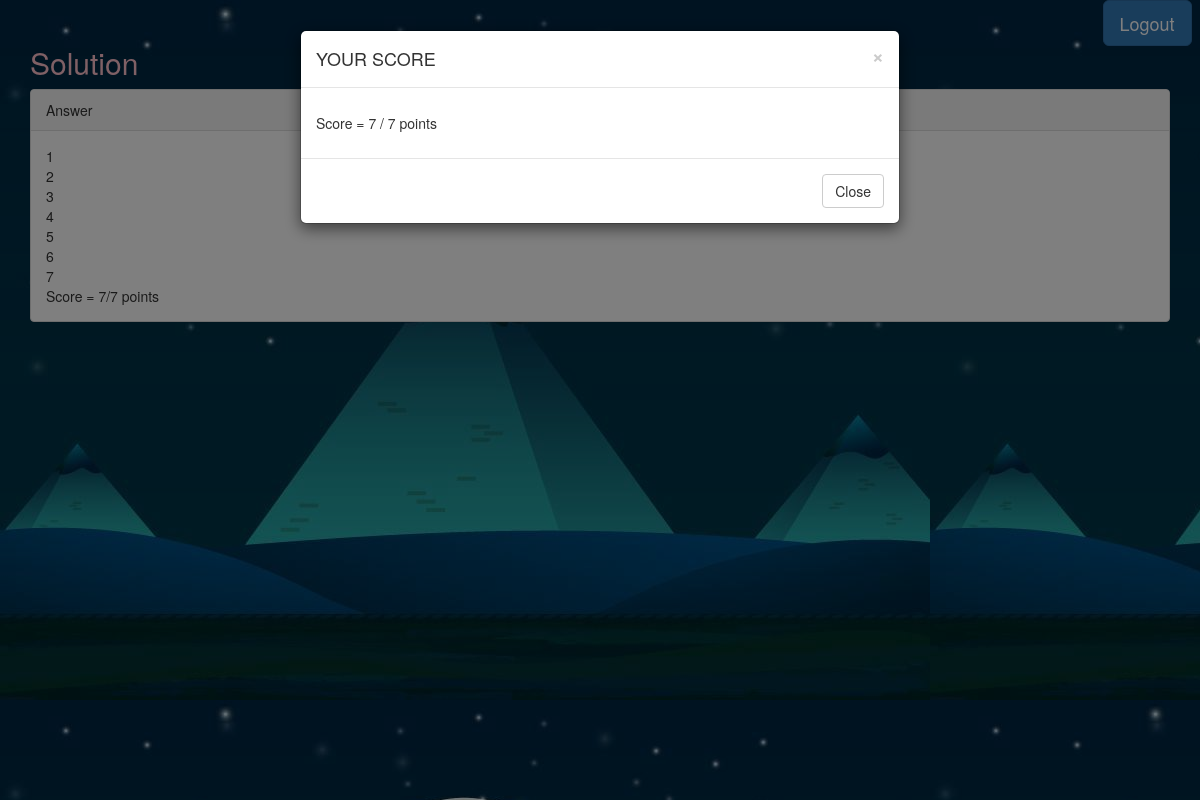
The page /showScore.php on the database as committed earlier.
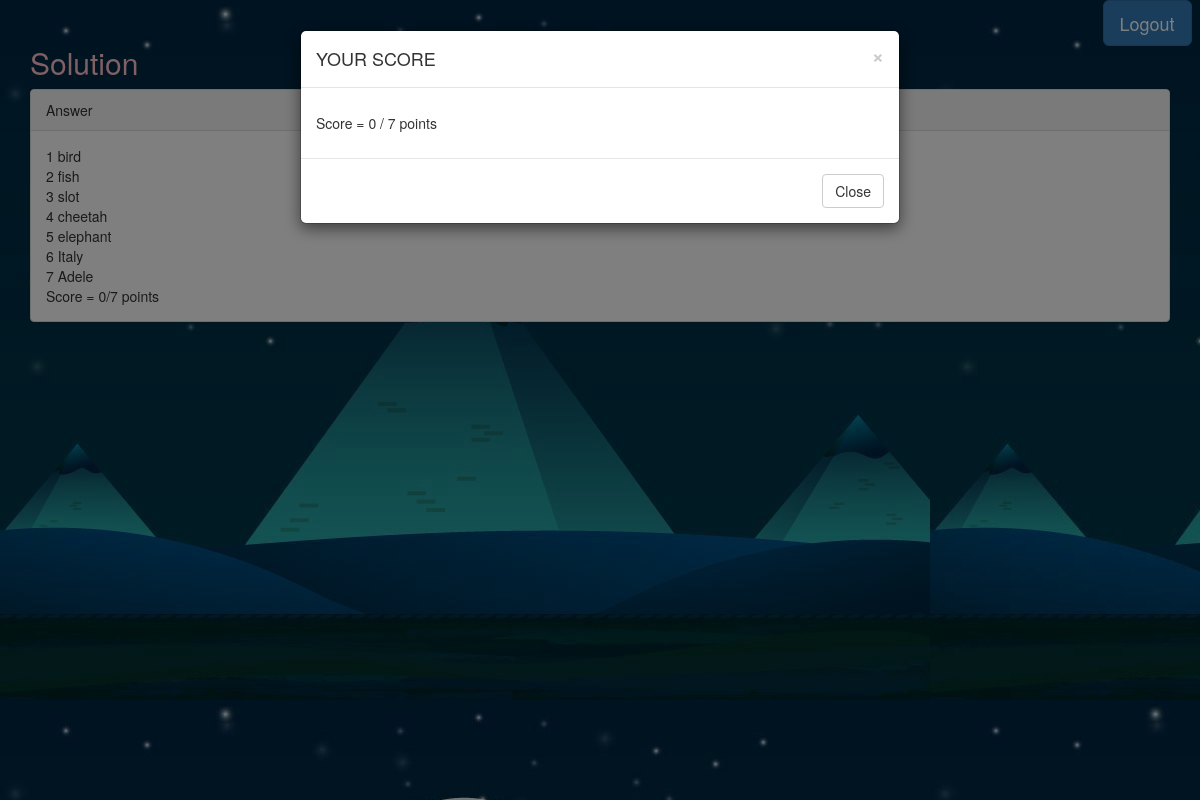
The same page on the database as committed later.
### tables this page shows
CREATE TABLE `Question` (
  `QuestionID` int(20) NOT NULL,
  `Question` varchar(150) NOT NULL,
  `Answer` varchar(50) NOT NULL,
  `TopicID` int(20) NOT NULL,
  `Choice1` varchar(150) DEFAULT NULL,
  `Choice2` varchar(150) DEFAULT NULL,
  `Choice3` varchar(150) DEFAULT NULL,
  `Choice4` varchar(150) DEFAULT NULL
);

### showScore.php (the view, shortened to what this page needs)
<!doctype html>
<html>
	<head>
		<link rel="stylesheet" href="https://maxcdn.bootstrapcdn.com/bootstrap/3.3.7/css/bootstrap.min.css">
	</head>
	<body background="2wall.jpg">
			<div class="container">
			<div class="row">
		<div class="col-sm-1">
			<form action = "logout.php" method = "post">
			<input type = "submit" class="btn btn-lg btn-primary" id = "logout" value = "Logout">
			</form>
			</div>
<?php
	$con = mysqli_connect("127.0.0.1","root","","tuatom");
	$ans = mysqli_query($con,"SELECT Answer FROM Question ORDER BY QuestionID");
	$i = 0;
	$totalCorrect = 0;
	$answer = "";
	$output = "";
	?>
	<?php
	while($i <= 6)
	{
		$row = mysqli_fetch_array($ans);
    	if ($answer[$i] == $row['Answer'])
    		{
    			$totalCorrect++;
    		}
    	else
    	{
    			$totalCorrect = $totalCorrect + 0;
    	}
    	$i++;
    	$output .= $i." ".$row['Answer']."<br>";
    	?>
<?php
	}
		$output .= "Score = ".$totalCorrect."/7 points";
?>
				<div class="container">
  				<h2>Solution</h2>
			  				<div class="panel panel-default">
    				<div class="panel-heading">Answer</div>
   						 <div class="panel-body"><?php echo $output;?></div>
  				</div>
			</div>
  	<div class="container">
	  <div class="modal fade" id="myModal" role="dialog">
	    <div class="modal-dialog">
	      <div class="modal-content">
	        <div class="modal-header">
	          <button type="button" class="close" data-dismiss="modal">&times;</button>
	          <h4 class="modal-title">YOUR SCORE</h4>
	        </div>
	        <div class="modal-body">
	          <p> <?php echo "<div id='results '> Score = $totalCorrect / 7 points</div>"; ?> </p>
	        </div>
	        <div class="modal-footer">
	          <button type="button" class="btn btn-default" data-dismiss="modal">Close</button>
	        </div>
	      </div>
	    </div>
	 </div>
	</div>
	</body>
	</html>

Rows that differ between the two databases and show on the page:
added question: Answer "bird"
added question: Answer "fish"
added question: Answer "slot"
added question: Answer "cheetah"
added question: Answer "elephant"
added question: Answer "Italy"
added question: Answer "Adele"
Other text that changed with them:
$output: "Score = 7/7 points" → "Score = 0/7 points"
$totalCorrect: "7" → "0"
